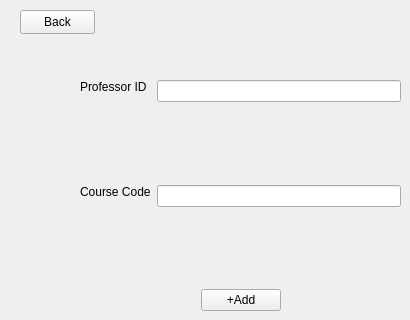
      <widget class="QWidget" name="addprofessortocourse">
       <widget class="QWidget" name="layoutWidget_12">
        <property name="geometry">
         <rect>
          <x>80</x>
          <y>80</y>
          <width>321</width>
          <height>231</height>
         </rect>
        </property>
        <layout class="QVBoxLayout" name="verticalLayout_19">
         <item>
          <layout class="QHBoxLayout" name="horizontalLayout_18">
           <item>
            <layout class="QVBoxLayout" name="verticalLayout_20">
             <item>
              <widget class="QLabel" name="label_30">
               <property name="text">
                <string>Professor ID</string>
               </property>
              </widget>
             </item>
             <item>
              <spacer name="verticalSpacer_41">
               <property name="orientation">
                <enum>Qt::Vertical</enum>
               </property>
               <property name="sizeHint" stdset="0">
                <size>
                 <width>20</width>
                 <height>40</height>
                </size>
               </property>
              </spacer>
             </item>
             <item>
              <widget class="QLabel" name="label_31">
               <property name="text">
                <string>Course Code</string>
               </property>
              </widget>
             </item>
             <item>
              <spacer name="verticalSpacer_42">
               <property name="orientation">
                <enum>Qt::Vertical</enum>
               </property>
               <property name="sizeHint" stdset="0">
                <size>
                 <width>20</width>
                 <height>40</height>
                </size>
               </property>
              </spacer>
             </item>
            </layout>
           </item>
           <item>
            <layout class="QVBoxLayout" name="verticalLayout_21">
             <item>
              <widget class="QLineEdit" name="lineEdit_profIDtocourse"/>
             </item>
             <item>
              <spacer name="verticalSpacer_43">
               <property name="orientation">
                <enum>Qt::Vertical</enum>
               </property>
               <property name="sizeHint" stdset="0">
                <size>
                 <width>20</width>
                 <height>40</height>
                </size>
               </property>
              </spacer>
             </item>
             <item>
              <widget class="QLineEdit" name="lineEdit_courseIDforprof"/>
             </item>
             <item>
              <spacer name="verticalSpacer_44">
               <property name="orientation">
                <enum>Qt::Vertical</enum>
               </property>
               <property name="sizeHint" stdset="0">
                <size>
                 <width>20</width>
                 <height>40</height>
                </size>
               </property>
              </spacer>
             </item>
            </layout>
           </item>
          </layout>
         </item>
         <item>
          <layout class="QHBoxLayout" name="horizontalLayout_19">
           <item>
            <spacer name="horizontalSpacer_9">
             <property name="orientation">
              <enum>Qt::Horizontal</enum>
             </property>
             <property name="sizeHint" stdset="0">
              <size>
               <width>40</width>
               <height>20</height>
              </size>
             </property>
            </spacer>
           </item>
           <item>
            <widget class="QPushButton" name="pushButton_19">
             <property name="text">
              <string>+Add</string>
             </property>
            </widget>
           </item>
           <item>
            <spacer name="horizontalSpacer_10">
             <property name="orientation">
              <enum>Qt::Horizontal</enum>
             </property>
             <property name="sizeHint" stdset="0">
              <size>
               <width>40</width>
               <height>20</height>
              </size>
             </property>
            </spacer>
           </item>
          </layout>
         </item>
        </layout>
       </widget>
       <widget class="QPushButton" name="pushButton_20">
        <property name="geometry">
         <rect>
          <x>20</x>
          <y>10</y>
          <width>75</width>
          <height>24</height>
         </rect>
        </property>
        <property name="text">
         <string>Back</string>
        </property>
       </widget>
      </widget>
